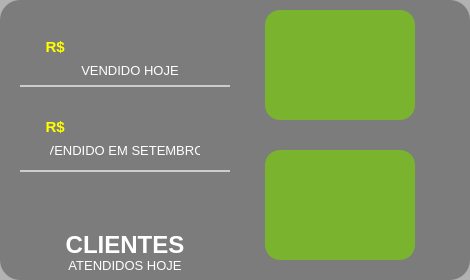
   <widget class="QFrame" name="fr_VendasAbertas_2">
    <property name="geometry">
     <rect>
      <x>510</x>
      <y>10</y>
      <width>470</width>
      <height>280</height>
     </rect>
    </property>
    <property name="styleSheet">
     <string notr="true">QFrame {
background: rgba(0, 0, 0, 30%);
border: none;
border-radius: 20px
}</string>
    </property>
    <property name="frameShape">
     <enum>QFrame::StyledPanel</enum>
    </property>
    <property name="frameShadow">
     <enum>QFrame::Raised</enum>
    </property>
    <widget class="QPushButton" name="bt_addCliente">
     <property name="geometry">
      <rect>
       <x>265</x>
       <y>10</y>
       <width>150</width>
       <height>110</height>
      </rect>
     </property>
     <property name="font">
      <font>
       <family>Tahoma</family>
       <pointsize>13</pointsize>
       <weight>75</weight>
       <bold>true</bold>
      </font>
     </property>
     <property name="cursor">
      <cursorShape>PointingHandCursor</cursorShape>
     </property>
     <property name="focusPolicy">
      <enum>Qt::NoFocus</enum>
     </property>
     <property name="toolTip">
      <string>&lt;html&gt;&lt;head/&gt;&lt;body&gt;&lt;p&gt;Novo Cliente&lt;/p&gt;&lt;/body&gt;&lt;/html&gt;</string>
     </property>
     <property name="autoFillBackground">
      <bool>false</bool>
     </property>
     <property name="styleSheet">
      <string notr="true">QPushButton{
border: none;
color: #FFF;
background: #7AB32E ;
border-radius: 15px
}
QPushButton:hover {
background: #40A286 
}
QPushButton:disabled {
background: #7AB32E
}</string>
     </property>
     <property name="text">
      <string/>
     </property>
     <property name="shortcut">
      <string>F7</string>
     </property>
     <property name="flat">
      <bool>true</bool>
     </property>
    </widget>
    <widget class="QPushButton" name="bt_addVenda">
     <property name="geometry">
      <rect>
       <x>265</x>
       <y>150</y>
       <width>150</width>
       <height>110</height>
      </rect>
     </property>
     <property name="font">
      <font>
       <family>Tahoma</family>
       <pointsize>12</pointsize>
       <weight>75</weight>
       <bold>true</bold>
      </font>
     </property>
     <property name="cursor">
      <cursorShape>PointingHandCursor</cursorShape>
     </property>
     <property name="focusPolicy">
      <enum>Qt::NoFocus</enum>
     </property>
     <property name="toolTip">
      <string>&lt;html&gt;&lt;head/&gt;&lt;body&gt;&lt;p&gt;Nova Venda&lt;/p&gt;&lt;/body&gt;&lt;/html&gt;</string>
     </property>
     <property name="whatsThis">
      <string>&lt;html&gt;&lt;head/&gt;&lt;body&gt;&lt;p&gt;&lt;br/&gt;&lt;/p&gt;&lt;/body&gt;&lt;/html&gt;</string>
     </property>
     <property name="autoFillBackground">
      <bool>false</bool>
     </property>
     <property name="styleSheet">
      <string notr="true">QPushButton{
border: none;
color: #FFF;
background: #7AB32E ;
border-radius: 15px
}
QPushButton:hover {
background: #40A286 
}
QPushButton:disabled {
background: #7AB32E
}</string>
     </property>
     <property name="text">
      <string/>
     </property>
     <property name="shortcut">
      <string>F2</string>
     </property>
     <property name="flat">
      <bool>true</bool>
     </property>
    </widget>
    <widget class="Line" name="line_3">
     <property name="geometry">
      <rect>
       <x>20</x>
       <y>85</y>
       <width>210</width>
       <height>2</height>
      </rect>
     </property>
     <property name="styleSheet">
      <string notr="true">background: #CCC</string>
     </property>
     <property name="orientation">
      <enum>Qt::Horizontal</enum>
     </property>
    </widget>
    <widget class="Line" name="line_4">
     <property name="geometry">
      <rect>
       <x>20</x>
       <y>170</y>
       <width>210</width>
       <height>2</height>
      </rect>
     </property>
     <property name="styleSheet">
      <string notr="true">background: #CCC</string>
     </property>
     <property name="orientation">
      <enum>Qt::Horizontal</enum>
     </property>
    </widget>
    <widget class="QLabel" name="label_11">
     <property name="geometry">
      <rect>
       <x>50</x>
       <y>255</y>
       <width>150</width>
       <height>20</height>
      </rect>
     </property>
     <property name="font">
      <font>
       <family>Tahoma</family>
       <pointsize>10</pointsize>
       <weight>50</weight>
       <bold>false</bold>
      </font>
     </property>
     <property name="styleSheet">
      <string notr="true">background: None;
color: #FFF</string>
     </property>
     <property name="text">
      <string>ATENDIDOS HOJE</string>
     </property>
     <property name="alignment">
      <set>Qt::AlignCenter</set>
     </property>
    </widget>
    <widget class="QLabel" name="label_12">
     <property name="geometry">
      <rect>
       <x>50</x>
       <y>230</y>
       <width>150</width>
       <height>30</height>
      </rect>
     </property>
     <property name="font">
      <font>
       <family>Tahoma</family>
       <pointsize>18</pointsize>
       <weight>75</weight>
       <bold>true</bold>
      </font>
     </property>
     <property name="styleSheet">
      <string notr="true">background: None;
color: #FFF</string>
     </property>
     <property name="text">
      <string>CLIENTES</string>
     </property>
     <property name="alignment">
      <set>Qt::AlignCenter</set>
     </property>
    </widget>
    <widget class="QLabel" name="lb_mesAtual">
     <property name="geometry">
      <rect>
       <x>50</x>
       <y>140</y>
       <width>150</width>
       <height>20</height>
      </rect>
     </property>
     <property name="font">
      <font>
       <family>Tahoma</family>
       <pointsize>10</pointsize>
       <weight>50</weight>
       <bold>false</bold>
      </font>
     </property>
     <property name="styleSheet">
      <string notr="true">background: None;
color: #FFF</string>
     </property>
     <property name="text">
      <string>VENDIDO EM SETEMBRO</string>
     </property>
     <property name="alignment">
      <set>Qt::AlignCenter</set>
     </property>
    </widget>
    <widget class="QLabel" name="lb_produtosAtivos_4">
     <property name="geometry">
      <rect>
       <x>45</x>
       <y>115</y>
       <width>20</width>
       <height>25</height>
      </rect>
     </property>
     <property name="font">
      <font>
       <pointsize>20</pointsize>
      </font>
     </property>
     <property name="styleSheet">
      <string notr="true">background: none</string>
     </property>
     <property name="text">
      <string>&lt;span style=&quot;font-family:'Arial'; font-size:15px;
                font-weight: bold;color:#ffff00; &quot;&gt;R$&lt;/span&gt;</string>
     </property>
     <property name="alignment">
      <set>Qt::AlignCenter</set>
     </property>
     <property name="openExternalLinks">
      <bool>true</bool>
     </property>
    </widget>
    <widget class="QLabel" name="label_15">
     <property name="geometry">
      <rect>
       <x>50</x>
       <y>60</y>
       <width>160</width>
       <height>20</height>
      </rect>
     </property>
     <property name="font">
      <font>
       <family>Tahoma</family>
       <pointsize>10</pointsize>
       <weight>50</weight>
       <bold>false</bold>
      </font>
     </property>
     <property name="styleSheet">
      <string notr="true">background: None;
color: #FFF</string>
     </property>
     <property name="text">
      <string>VENDIDO HOJE</string>
     </property>
     <property name="alignment">
      <set>Qt::AlignCenter</set>
     </property>
    </widget>
    <widget class="QLabel" name="lb_produtosAtivos_6">
     <property name="geometry">
      <rect>
       <x>45</x>
       <y>35</y>
       <width>20</width>
       <height>25</height>
      </rect>
     </property>
     <property name="font">
      <font>
       <pointsize>20</pointsize>
      </font>
     </property>
     <property name="styleSheet">
      <string notr="true">background: none</string>
     </property>
     <property name="text">
      <string>&lt;span style=&quot;font-family:'Arial'; font-size:15px;
                font-weight: bold;color:#ffff00; &quot;&gt;R$&lt;/span&gt;</string>
     </property>
     <property name="alignment">
      <set>Qt::AlignCenter</set>
     </property>
     <property name="openExternalLinks">
      <bool>true</bool>
     </property>
    </widget>
    <widget class="QPushButton" name="bt_vendidoHoje">
     <property name="geometry">
      <rect>
       <x>70</x>
       <y>20</y>
       <width>130</width>
       <height>45</height>
      </rect>
     </property>
     <property name="font">
      <font>
       <family>Arial [TMC ]</family>
       <pointsize>35</pointsize>
       <weight>75</weight>
       <bold>true</bold>
      </font>
     </property>
     <property name="cursor">
      <cursorShape>PointingHandCursor</cursorShape>
     </property>
     <property name="styleSheet">
      <string notr="true">QPushButton {
background: none;
color: #ffff00;
text-align: left
}

QPushButton:hover{
color: qlineargradient(x1: 0, y1: 0, x2: 0, y2: 1,
                                       stop: 0 #dadbde, stop: 1 #f6f7fa);
}
QPushButton:pressed {
     background: none;
 }

 QPushButton:flat {
     border: none; /* no border for a flat push button */
 }

 QPushButton:default {
     border-color: navy; /* make the default button prominent */
 }</string>
     </property>
     <property name="text">
      <string/>
     </property>
     <property name="flat">
      <bool>true</bool>
     </property>
    </widget>
    <widget class="QPushButton" name="bt_vendidoMes">
     <property name="geometry">
      <rect>
       <x>70</x>
       <y>100</y>
       <width>130</width>
       <height>45</height>
      </rect>
     </property>
     <property name="font">
      <font>
       <family>Arial [TMC ]</family>
       <pointsize>35</pointsize>
       <weight>75</weight>
       <bold>true</bold>
      </font>
     </property>
     <property name="cursor">
      <cursorShape>PointingHandCursor</cursorShape>
     </property>
     <property name="styleSheet">
      <string notr="true">QPushButton {
background: none;
color: #ffff00;
text-align: left
}

QPushButton:hover{
color: qlineargradient(x1: 0, y1: 0, x2: 0, y2: 1,
                                       stop: 0 #dadbde, stop: 1 #f6f7fa);
}
QPushButton:pressed {
     background: none;
 }

 QPushButton:flat {
     border: none; /* no border for a flat push button */
 }

 QPushButton:default {
     border-color: navy; /* make the default button prominent */
 }</string>
     </property>
     <property name="text">
      <string/>
     </property>
     <property name="flat">
      <bool>true</bool>
     </property>
    </widget>
    <widget class="QPushButton" name="bt_clientesAtendidos">
     <property name="geometry">
      <rect>
       <x>90</x>
       <y>190</y>
       <width>70</width>
       <height>45</height>
      </rect>
     </property>
     <property name="font">
      <font>
       <family>Arial [TMC ]</family>
       <pointsize>35</pointsize>
       <weight>75</weight>
       <bold>true</bold>
      </font>
     </property>
     <property name="cursor">
      <cursorShape>PointingHandCursor</cursorShape>
     </property>
     <property name="styleSheet">
      <string notr="true">QPushButton {
background: none;
color: #ffff00;
text-align: center
}

QPushButton:hover{
color: qlineargradient(x1: 0, y1: 0, x2: 0, y2: 1,
                                       stop: 0 #dadbde, stop: 1 #f6f7fa);
}
QPushButton:pressed {
     background: none;
 }

 QPushButton:flat {
     border: none; /* no border for a flat push button */
 }

 QPushButton:default {
     border-color: navy; /* make the default button prominent */
 }</string>
     </property>
     <property name="text">
      <string/>
     </property>
     <property name="flat">
      <bool>true</bool>
     </property>
    </widget>
   </widget>
